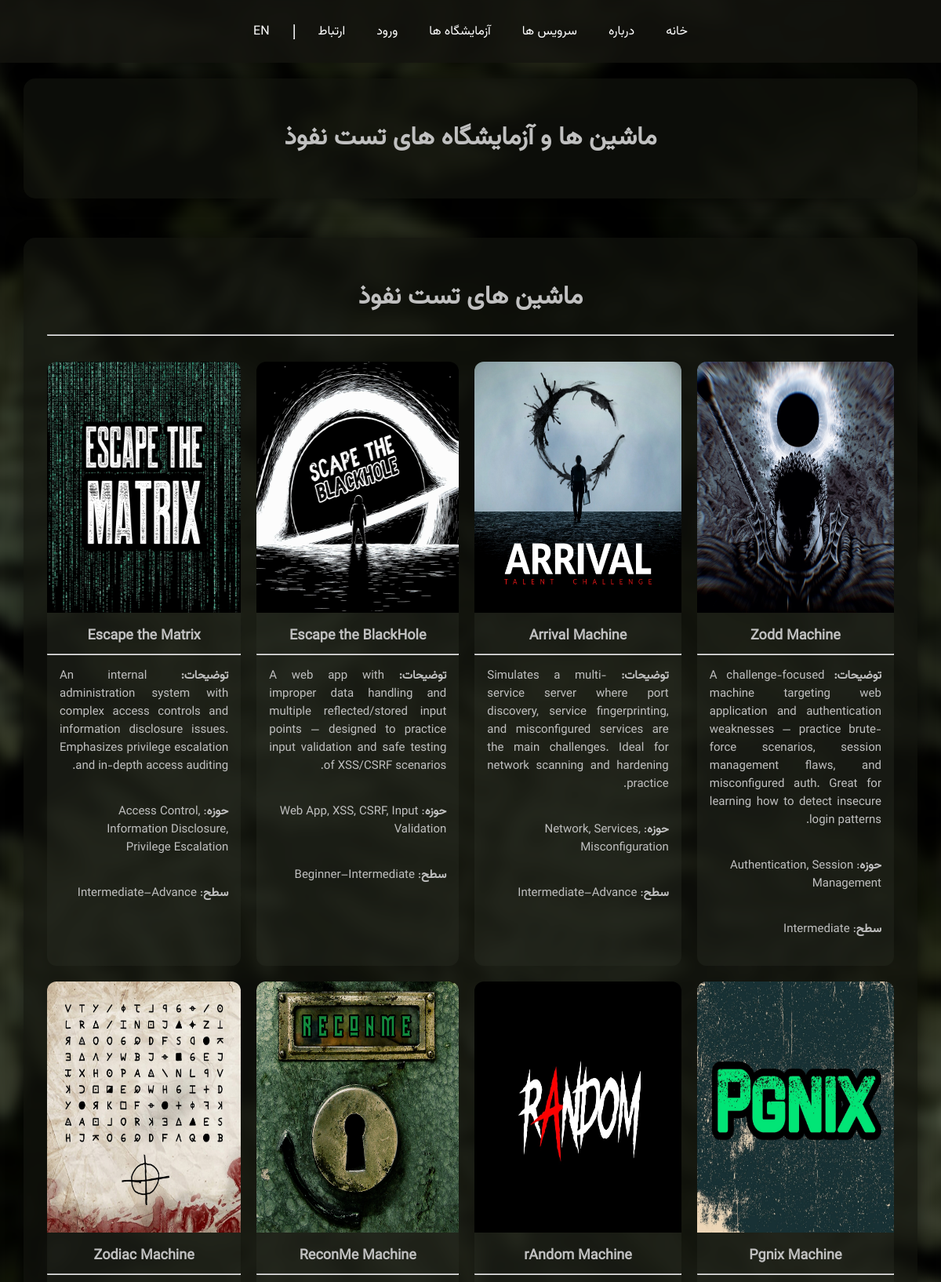
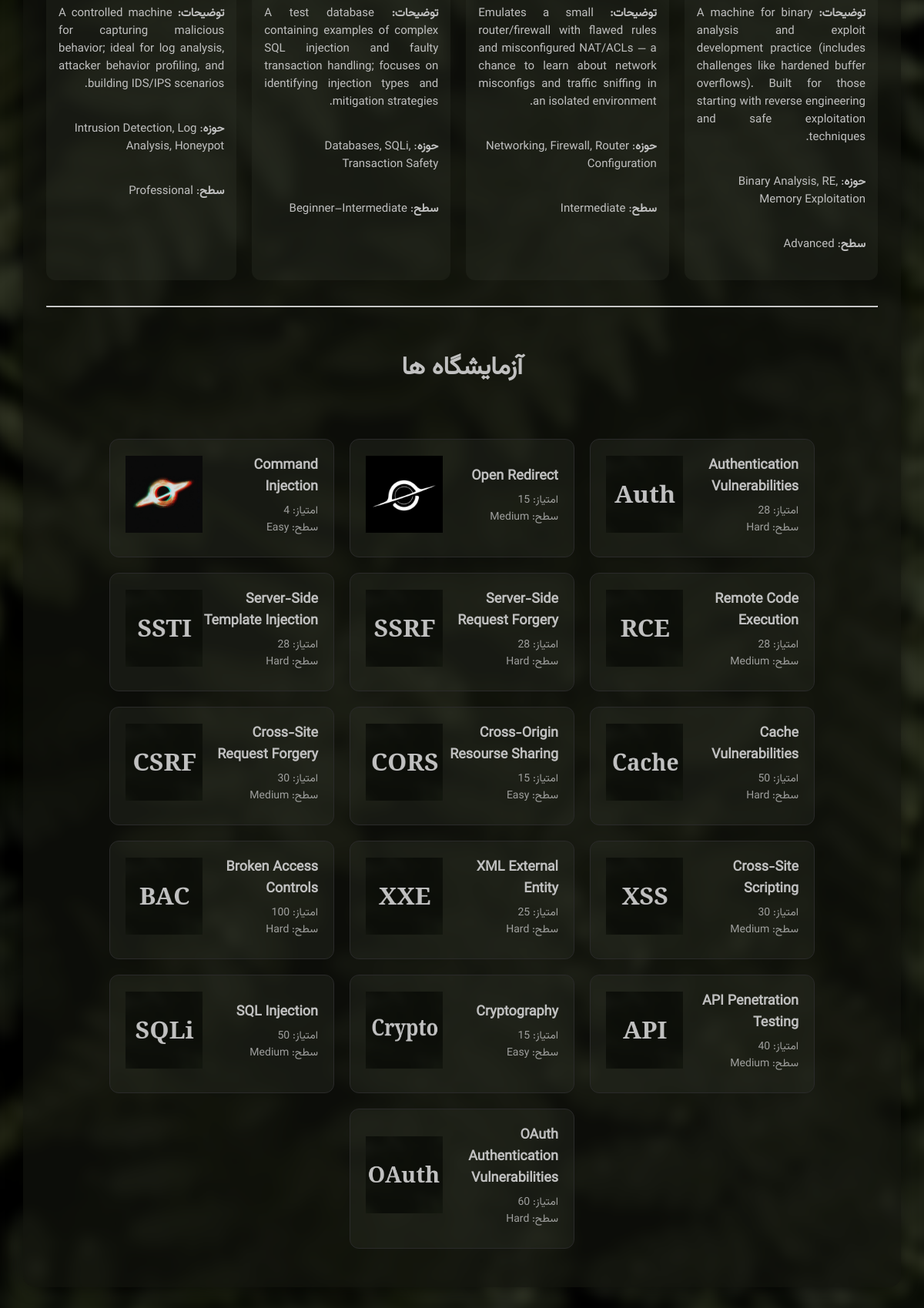
/php/fa/laboratories.php, run on the app's committed database (2 pictures, top to bottom).
### tables this page shows
CREATE TABLE `machines_db` (
  `id` int(15) NOT NULL,
  `machine_name` varchar(30) NOT NULL,
  `description` varchar(400) NOT NULL,
  `fields` varchar(100) NOT NULL,
  `level` varchar(60) NOT NULL,
  `image` varchar(200) NOT NULL,
  `url` varchar(200) NOT NULL
);

CREATE TABLE `laboratories_table` (
  `id` int(15) NOT NULL,
  `lab_name` varchar(60) NOT NULL,
  `lab_point` int(3) NOT NULL,
  `lab_level` varchar(20) NOT NULL,
  `image` varchar(200) NOT NULL,
  `url` varchar(200) NOT NULL
);

### php/fa/laboratories.php (the view, shortened to what this page needs)
<!DOCTYPE html>
<html lang="fa" dir="rtl">
<head>
    <link rel="stylesheet" href="../../css/style.css">
    <link rel="stylesheet" href="../../css/footer.css">
    <link rel="stylesheet" href="../../css/header.css">
</head>
<body>
  <?php
    include "../../html/fa/header.php";
  ?>
  <div class="title-box">
    <center><h1>ماشین ها و آزمایشگاه های تست نفوذ</h1></center>
  </div>
  <div class="content-box">
    <div class="machine-section">
      <center><h1>ماشین های تست نفوذ</h1></center><hr><br>
      <div class="machines-table">
        <?php
        $cybertech_db = mysqli_connect("localhost", "root", "", "cybertech_db");
        $database_data = mysqli_query($cybertech_db, "SELECT * FROM `machines_db`");
        $result = mysqli_fetch_array($database_data);
        while($result){
          ?>
          <a href="<?php echo $result["url"];?>" class="machine-card">
            <img src="<?php echo $result["image"];?>">
            <h3><?php echo $result["machine_name"];?></h3>
            <hr>
            <p style="text-align: justify;"><b>توضیحات:</b> <?php echo $result["description"];?></p>
            <p style="text-align: right;"><b>حوزه</b>: <?php echo $result["fields"];?></p>
            <p style="text-align: right;"><b>سطح</b>: <?php echo $result["level"];?></p>
          </a>
          <?php
          $result = mysqli_fetch_array($database_data);
        }
        ?>
      </div>
    </div>
    <div class="laboratories">
      <br><hr><br>
      <center><h1>آزمایشگاه ها</h1></center><br>
      <div class="labs-section">
      <?php
        $cybertech_db = mysqli_connect("localhost", "root", "", "cybertech_db");
        $database_data = mysqli_query($cybertech_db, "SELECT * FROM `laboratories_table`");
        $labs = mysqli_fetch_array($database_data);
        while($labs){
          ?>
          <div class="lab-card" style="direction: rtl;">
            <div class="challenge-info">
              <h3><?php echo $labs["lab_name"];?></h3>
              <p style="direction: rtl;">امتیاز: <?php echo $labs["lab_point"];?><br>سطح: <?php echo $labs["lab_level"];?></p>
            </div>
            <div class="challenge-icon">
              <img src="<?php echo $labs["image"];?>" alt="icon">
            </div>
          </div>
          <?php
          $labs = mysqli_fetch_array($database_data);
        }
      ?>
      </div>
    </div>
  </div>
</body>
</html>

### css/style.css (style rules this page uses)
body { direction: ltr; margin: 0; font-family: Albert Sans; }
.machine-card { flex: 1 1 280px; background-color: #f1f1f1; border-radius: 12px; text-align: center; cursor: pointer; transition: transform 0.3s, box-shadow 0.3s; text-decoration: none; color: #111; padding: 0; }
.machine-card h3 { margin: 16px 0 8px; padding: 0 16px; font-size: 18px; }
.machine-card p { padding: 0 16px 20px; font-size: 15px; color: #333; }
.machine-card img { width: 100%; height: 320px; display: block; border-top-left-radius: 12px; border-top-right-radius: 12px; }
.title-box { width: 90%; max-width: 1500px; margin: 100px auto 50px auto; background: #12140ead; color: #c0c0c0ff; padding: 30px; border-radius: 15px; box-shadow: 0 0 20px rgba(0,0,0,0.5); backdrop-filter: blur(2px); }
.content-box { width: 90%; max-width: 1500px; margin: 50px auto 50px auto; background: #12140ead; color: #c0c0c0ff; padding: 30px; border-radius: 15px; box-shadow: 0 0 20px rgba(0,0,0,0.5); backdrop-filter: blur(2px); }
.machines-table { display: grid; grid-template-columns: auto auto auto auto; column-gap: 20px; row-gap: 20px; font-size: medium; }
.labs-section { display: flex; gap: 20px; padding: 20px; justify-content: center; flex-wrap: wrap; direction: ltr; }
.lab-card { display: flex; justify-content: space-between; align-items: center; width: 20%; min-width: 250px; padding: 20px; background: #30332a52; border: 1px solid #2a2a2a; border-radius: 12px; cursor: pointer; color: #c0c0c0ff; }
.challenge-info h3 { margin: 0; font-size: 18px; }
.challenge-info p { margin: 6px 0; opacity: 0.8; font-size: 14px; }
.challenge-icon img { width: 100px; height: 100px; }

### php/fa/laboratories.php (style rules this page uses)
body { margin: 0; padding: 0; position: relative; }
body::before { content: ""; position: fixed; top: 0; left: 0; width: 100%; height: 100%; background-image: url("../../assets/images/image9.jpg"); background-size: cover; background-position: center; filter: blur(8px); z-index: -1; transform: scale(1.1); }
.machine-card { background-color: #30332a52; color: #c0c0c0ff; }
.machine-card p { color: #c0c0c0ff; }

### data on the page
machines_db: image (picture), machine_name "Zodd Machine", description "A challenge-focused machine targeting web application and authentication weaknesses — practice brute-force scenarios, session management flaws, and misconfigured auth. Great for learning how to detect insecure login patterns.", fields "Authentication, Session Management", level "Intermediate"
machines_db: image (picture), machine_name "Arrival Machine", description "Simulates a multi-service server where port discovery, service fingerprinting, and misconfigured services are the main challenges. Ideal for network scanning and hardening practice.", fields "Network, Services, Misconfiguration", level "Intermediate–Advance"
machines_db: image (picture), machine_name "Escape the BlackHole", description "A web app with improper data handling and multiple reflected/stored input points — designed to practice input validation and safe testing of XSS/CSRF scenarios.", fields "Web App, XSS, CSRF, Input Validation", level "Beginner–Intermediate"
machines_db: image (picture), machine_name "Escape the Matrix", description "An internal administration system with complex access controls and information disclosure issues. Emphasizes privilege escalation and in-depth access auditing.", fields "Access Control, Information Disclosure, Privilege Escalation", level "Intermediate–Advance"
machines_db: image (picture), machine_name "Pgnix Machine", description "A machine for binary analysis and exploit development practice (includes challenges like hardened buffer overflows). Built for those starting with reverse engineering and safe exploitation techniques.", fields "Binary Analysis, RE, Memory Exploitation", level "Advanced"
machines_db: image (picture), machine_name "rAndom Machine", description "Emulates a small router/firewall with flawed rules and misconfigured NAT/ACLs — a chance to learn about network misconfigs and traffic sniffing in an isolated environment.", fields "Networking, Firewall, Router Configuration", level "Intermediate"
machines_db: image (picture), machine_name "ReconMe Machine", description "A test database containing examples of complex SQL injection and faulty transaction handling; focuses on identifying injection types and mitigation strategies.", fields "Databases, SQLi, Transaction Safety", level "Beginner–Intermediate"
machines_db: image (picture), machine_name "Zodiac Machine", description "A controlled machine for capturing malicious behavior; ideal for log analysis, attacker behavior profiling, and building IDS/IPS scenarios.", fields "Intrusion Detection, Log Analysis, Honeypot", level "Professional"
laboratories_table: lab_name "Command Injection", lab_point "4", lab_level "Easy", image (picture)
laboratories_table: lab_name "Open Redirect", lab_point "15", lab_level "Medium", image (picture)
laboratories_table: lab_name "Authentication Vulnerabilities", lab_point "28", lab_level "Hard", image (picture)
laboratories_table: lab_name "Server-Side Template Injection", lab_point "28", lab_level "Hard", image (picture)
laboratories_table: lab_name "Server-Side Request Forgery", lab_point "28", lab_level "Hard", image (picture)
laboratories_table: lab_name "Remote Code Execution", lab_point "28", lab_level "Medium", image (picture)
laboratories_table: lab_name "Cross-Site Request Forgery", lab_point "30", lab_level "Medium", image (picture)
laboratories_table: lab_name "Cross-Origin Resourse Sharing", lab_point "15", lab_level "Easy", image (picture)
laboratories_table: lab_name "Cache Vulnerabilities", lab_point "50", lab_level "Hard", image (picture)
laboratories_table: lab_name "Broken Access Controls", lab_point "100", lab_level "Hard", image (picture)
laboratories_table: lab_name "XML External Entity", lab_point "25", lab_level "Hard", image (picture)
laboratories_table: lab_name "Cross-Site Scripting", lab_point "30", lab_level "Medium", image (picture)
laboratories_table: lab_name "SQL Injection", lab_point "50", lab_level "Medium", image (picture)
laboratories_table: lab_name "Cryptography", lab_point "15", lab_level "Easy", image (picture)
laboratories_table: lab_name "API Penetration Testing", lab_point "40", lab_level "Medium", image (picture)
laboratories_table: lab_name "OAuth Authentication Vulnerabilities", lab_point "60", lab_level "Hard", image (picture)
